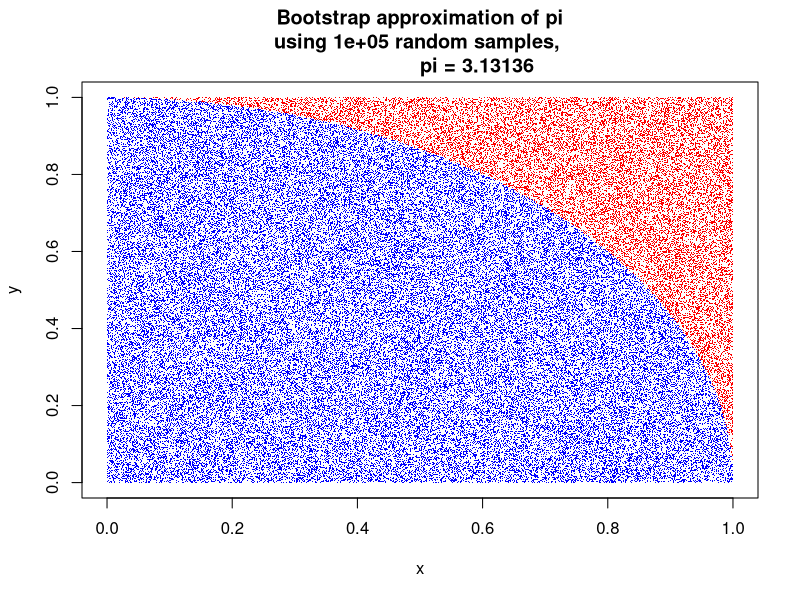

This figure's R source:

n <- 100000
x <- runif(n)
y <- runif(n)
inside <- x^2 + y^2 <= 1
pi <- 4*sum(inside) / n

plot(x,y,
     col=ifelse(inside,'blue','red'), cex=0.5, pch='.',
     main=sprintf("Bootstrap approximation of pi\nusing %s random samples, 
                   pi = %1.5f",n,pi)
    )


